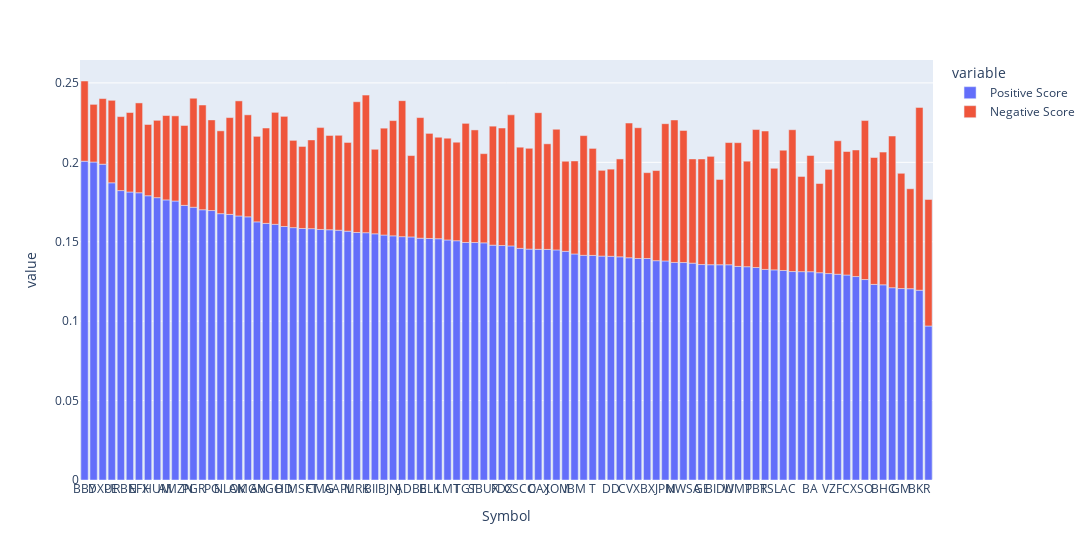

The notebook cell saved with this chart:
### Code cell
fig = Performance.sort_values(by = ['Positive Score','Negative Score'], ascending = False).plot.bar(x='Symbol', y=['Positive Score', 'Negative Score'])
fig.update_xaxes(tickangle=0)
fig.update_layout(width=5000)
fig

### Figure 1 — Plotly figure (JSON) as saved in the notebook; plotly's stock layout.template omitted (floating-point values rounded to 4 significant figures)
{"data": [{"alignmentgroup": "True", "hovertemplate": "variable=Positive Score<br>Symbol=%{x}<br>value=%{y}<extra></extra>", "legendgroup": "Positive Score", "marker": {"color": "#636efa", "pattern": {"shape": ""}}, "name": "Positive Score", "offsetgroup": "Positive Score", "orientation": "v", "showlegend": true, "textposition": "auto", "type": "bar", "x": ["BBY", "FMC", "DXPE", "DUK", "URBN", "KBH", "EFX", "STZ", "HUM", "ANF", "AMZN", "NOC", "PGR", "UAL", "PG", "COST", "NLOK", "SPGI", "AMGN", "AZO", "AVGO", "COP", "HD", "GILD", "MSFT", "JWN", "CMG", "KO", "AAPL", "AXP", "MRK", "WFC", "BIIB", "LLY", "JNJ", "WMB", "ADBE", "SLB", "BLK", "MU", "LMT", "DIS", "TGT", "PFE", "SBUX", "CAT", "FDX", "ADP", "CSCO", "DAL", "CAJ", "UBER", "XOM", "MA", "IBM", "NKE", "T", "NFLX", "DD", "MCD", "CVX", "BAC", "BX", "ORCL", "JPM", "AA", "NWSA", "INTC", "GE", "GOOGL", "BIDU", "MMM", "WMT", "CME", "PBR", "MS", "TSLA", "TM", "C", "PM", "BA", "CMCSA", "VZ", "GS", "FCX", "HMC", "SO", "VALE", "BHC", "ICE", "GM", "NVDA", "BKR", "ASML"], "xaxis": "x", "y": [0.2007, 0.2002, 0.1988, 0.1871, 0.1822, 0.1813, 0.1809, 0.179, 0.1778, 0.1763, 0.1757, 0.1729, 0.1717, 0.1701, 0.1696, 0.1677, 0.1672, 0.1662, 0.1657, 0.1625, 0.1616, 0.161, 0.1596, 0.1589, 0.1584, 0.1583, 0.1577, 0.1576, 0.1573, 0.1567, 0.1558, 0.1557, 0.155, 0.1542, 0.1537, 0.1532, 0.153, 0.1522, 0.1521, 0.1519, 0.1511, 0.1506, 0.1495, 0.1495, 0.1493, 0.1479, 0.1476, 0.1474, 0.1458, 0.1454, 0.1452, 0.1452, 0.1449, 0.144, 0.1423, 0.1414, 0.1414, 0.141, 0.1408, 0.1405, 0.1399, 0.1395, 0.1395, 0.1381, 0.1379, 0.137, 0.1369, 0.1365, 0.1356, 0.1356, 0.1355, 0.1355, 0.1345, 0.1343, 0.1338, 0.1326, 0.1323, 0.1319, 0.1312, 0.1312, 0.1312, 0.1305, 0.13, 0.1295, 0.1291, 0.1281, 0.1262, 0.1232, 0.1229, 0.1211, 0.1205, 0.1205, 0.1195, 0.09696], "yaxis": "y"}, {"alignmentgroup": "True", "hovertemplate": "variable=Negative Score<br>Symbol=%{x}<br>value=%{y}<extra></extra>", "legendgroup": "Negative Score", "marker": {"color": "#EF553B", "pattern": {"shape": ""}}, "name": "Negative Score", "offsetgroup": "Negative Score", "orientation": "v", "showlegend": true, "textposition": "auto", "type": "bar", "x": ["BBY", "FMC", "DXPE", "DUK", "URBN", "KBH", "EFX", "STZ", "HUM", "ANF", "AMZN", "NOC", "PGR", "UAL", "PG", "COST", "NLOK", "SPGI", "AMGN", "AZO", "AVGO", "COP", "HD", "GILD", "MSFT", "JWN", "CMG", "KO", "AAPL", "AXP", "MRK", "WFC", "BIIB", "LLY", "JNJ", "WMB", "ADBE", "SLB", "BLK", "MU", "LMT", "DIS", "TGT", "PFE", "SBUX", "CAT", "FDX", "ADP", "CSCO", "DAL", "CAJ", "UBER", "XOM", "MA", "IBM", "NKE", "T", "NFLX", "DD", "MCD", "CVX", "BAC", "BX", "ORCL", "JPM", "AA", "NWSA", "INTC", "GE", "GOOGL", "BIDU", "MMM", "WMT", "CME", "PBR", "MS", "TSLA", "TM", "C", "PM", "BA", "CMCSA", "VZ", "GS", "FCX", "HMC", "SO", "VALE", "BHC", "ICE", "GM", "NVDA", "BKR", "ASML"], "xaxis": "x", "y": [0.05049, 0.03632, 0.04132, 0.05193, 0.04659, 0.05005, 0.05656, 0.04486, 0.04869, 0.05313, 0.05361, 0.0503, 0.06865, 0.06595, 0.05708, 0.05216, 0.06094, 0.07246, 0.06422, 0.05384, 0.06005, 0.07051, 0.06936, 0.05494, 0.05165, 0.05586, 0.06414, 0.0594, 0.05973, 0.05585, 0.08234, 0.08663, 0.05322, 0.06729, 0.07256, 0.08563, 0.05124, 0.07593, 0.06617, 0.06391, 0.06408, 0.06206, 0.07501, 0.0709, 0.05615, 0.07492, 0.07398, 0.08253, 0.06369, 0.06348, 0.08602, 0.06649, 0.07597, 0.05672, 0.05856, 0.07539, 0.06739, 0.05402, 0.05488, 0.06162, 0.0848, 0.08232, 0.05405, 0.05675, 0.08642, 0.08968, 0.08315, 0.06562, 0.0665, 0.06822, 0.05369, 0.07692, 0.07789, 0.06644, 0.08686, 0.08713, 0.06398, 0.07572, 0.0893, 0.05996, 0.07316, 0.05615, 0.06562, 0.08405, 0.07775, 0.07969, 0.1001, 0.07989, 0.08355, 0.09548, 0.07257, 0.0629, 0.1151, 0.07966], "yaxis": "y"}], "layout": {"barmode": "relative", "legend": {"title": {"text": "variable"}, "tracegroupgap": 0}, "margin": {"t": 60}, "width": 5000, "xaxis": {"anchor": "y", "domain": [0, 1], "tickangle": 0, "title": {"text": "Symbol"}}, "yaxis": {"anchor": "x", "domain": [0, 1], "title": {"text": "value"}}}}
